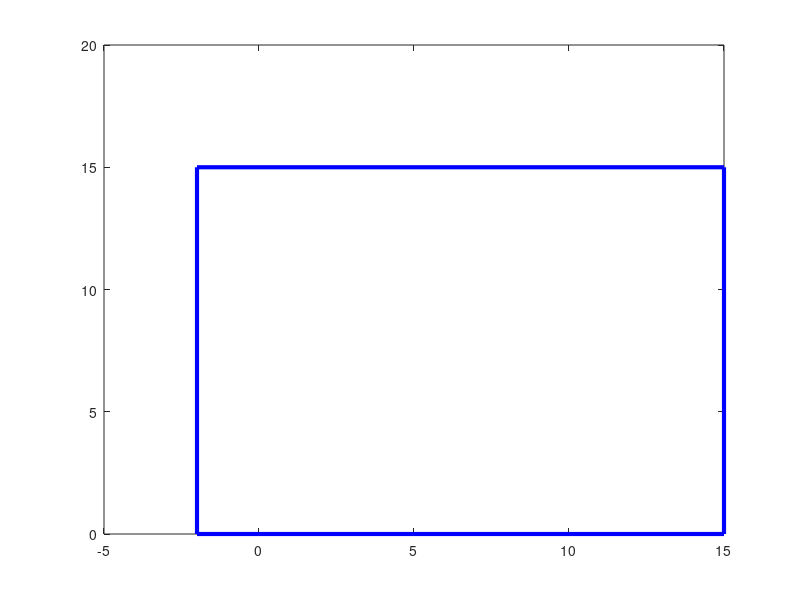

The MATLAB script that drew this image: (Note: this script raises an error after producing the figure.)
clf;
clear;
poolXLims = [-2 15]';
poolYLims = [0 15]';
carLocation = [9 4]';  %Car location initial point
thetaC = pi/4; %Angle of car with respect to X-axis
thetaS = pi/4; %Angle of Front Tires
thetaDot = pi/12;
move = [.1, 0]';
v=0.3;
plot([poolXLims(1), poolXLims(1), poolXLims(2), poolXLims(2), poolXLims(1)], [poolYLims(1), poolYLims(2), poolYLims(2), poolYLims(1), poolYLims(1)], 'b' , 'LineWidth', 3)
drawCar(carLocation, thetaC, thetaS);

for t = 0:8
     %Draw the pool area
     clf;
     plot([poolXLims(1), poolXLims(1), poolXLims(2), poolXLims(2), poolXLims(1)], [poolYLims(1), poolYLims(2), poolYLims(2), poolYLims(1), poolYLims(1)], 'b' , 'LineWidth', 3)
    
     %Draw the car
     thetaS = pi/4;
     thetaC = thetaC + thetaDot;
     carLocation = carLocation + [v*cos(thetaC), v*sin(thetaC)]';
     drawCar(carLocation, thetaC, thetaS);
     carLocation = carLocation + move;
     pause(.1)
end
 move = [-.4, 0]';
 
 for t = 0:12 
     %Draw the pool area
     clf;
     thetaS = 0;
     thetaC = pi;
     plot([poolXLims(1), poolXLims(1), poolXLims(2), poolXLims(2), poolXLims(1)], [poolYLims(1), poolYLims(2), poolYLims(2), poolYLims(1), poolYLims(1)], 'b' , 'LineWidth', 3)
    
     %Draw the car
     drawCar(carLocation, thetaC, thetaS);
     carLocation = carLocation + move;
     pause(.1)
 end

thetaDot = -pi/12;
move = [.1, 0]'
 for t = 0:5
     %Draw the pool area
     clf;
     plot([poolXLims(1), poolXLims(1), poolXLims(2), poolXLims(2), poolXLims(1)], [poolYLims(1), poolYLims(2), poolYLims(2), poolYLims(1), poolYLims(1)], 'b' , 'LineWidth', 3)
     
     %Draw the car
     thetaS = -pi/4;
     thetaC = thetaC + thetaDot;
     carLocation = carLocation + [v*cos(thetaC), v*sin(thetaC)]';
     drawCar(carLocation, thetaC, thetaS);
     carLocation = carLocation + move;
     pause(.1)
 end

  move = [0, .4]';
 for t = 0:8 
     %Draw the pool area
     clf;
     thetaS = 0;
     thetaC = pi/2;
     plot([poolXLims(1), poolXLims(1), poolXLims(2), poolXLims(2), poolXLims(1)], [poolYLims(1), poolYLims(2), poolYLims(2), poolYLims(1), poolYLims(1)], 'b' , 'LineWidth', 3)
     %Draw the car
     drawCar(carLocation, thetaC, thetaS);
     carLocation = carLocation + move;
     pause(.1);
 end

move = [.1,0]'
  for t = 0:11
     %Draw the pool area
     clf;
     plot([poolXLims(1), poolXLims(1), poolXLims(2), poolXLims(2), poolXLims(1)], [poolYLims(1), poolYLims(2), poolYLims(2), poolYLims(1), poolYLims(1)], 'b' , 'LineWidth', 3)
   
     %Draw the car
     thetaS = -pi/4;
     thetaC = thetaC + thetaDot;
     carLocation = carLocation + [v*cos(thetaC), v*sin(thetaC)]';
     drawCar(carLocation, thetaC, thetaS);
     carLocation = carLocation + move;
     pause(.1)
  end

   move = [0, -.4]';
 for t = 0:12 
     %Draw the pool area
     clf;
     thetaS = 0;
     thetaC = -pi/2;
     plot([poolXLims(1), poolXLims(1), poolXLims(2), poolXLims(2), poolXLims(1)], [poolYLims(1), poolYLims(2), poolYLims(2), poolYLims(1), poolYLims(1)], 'b' , 'LineWidth', 3)
     
     %Draw the car
     drawCar(carLocation, thetaC, thetaS);
     carLocation = carLocation + move;
     pause(.1);
 end

 move = [-.1,0]';
 for t = 0:12
     %Draw the pool area
     clf;
     plot([poolXLims(1), poolXLims(1), poolXLims(2), poolXLims(2), poolXLims(1)], [poolYLims(1), poolYLims(2), poolYLims(2), poolYLims(1), poolYLims(1)], 'b' , 'LineWidth', 3)
     
     %Draw the car
     thetaS = -pi/4;
     thetaC = thetaC + thetaDot;
     carLocation = carLocation + [v*cos(thetaC), v*sin(thetaC)]';
     drawCar(carLocation, thetaC, thetaS);
     carLocation = carLocation + move;
     pause(.1)
end
